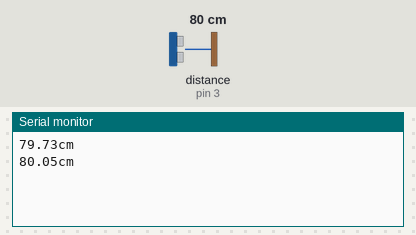
Recording of a sketch running on a simulated Arduino Uno, built with avr-gcc and run on an emulated ATmega328P. Shown: the last lines printed to the serial monitor. Wiring (inferred from the names in the program): ultrasonic range finder: trigger pin 2; echo pin 3. The test bench sets the inputs (shaded band); at power-on: distance to the obstacle (sensor on pin 3) 80 cm. The echo pulse lasts 58.3 µs per cm.

Above: at 1.8 s.
1.9 s: distance to the obstacle (sensor on pin 3) set to 2 cm
At 2.8 s:
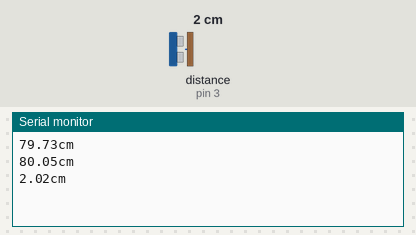
3.4 s: distance to the obstacle (sensor on pin 3) set to 4 cm
At 4.6 s:
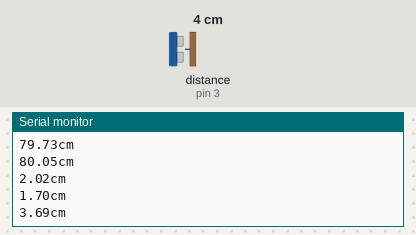
Timing chart, 0 to 6.4 s (numbered marks = the images above; inputs shaded):
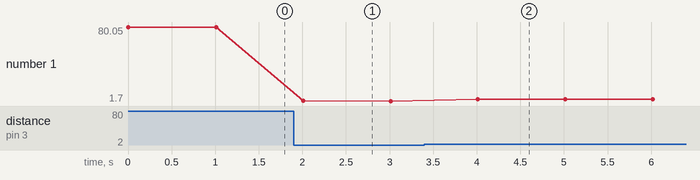

Measured:
- after the input at 1.9 s, the serial monitor: prints a new line after 0.11 s (image 1)
- after the input at 3.4 s, the serial monitor: prints a new line after 0.61 s (image 2)
- plotted number 1: 80.05 → 1.7 after the input at 1.9 s, 1.7 → 3.69 after the input at 3.4 s

The sketch:

ultraso.ino
```cpp
#include <Ultrasonic.h>

#include <EasyUltrasonic.h>

const int PinTrig = 2;
const int PinEcho = 3;

// Constante velocidad sonido en cm/s
const float VelSon = 34320.0;

float distancia;

void setup()
{
  Serial.begin(9600);
  pinMode(PinTrig, OUTPUT);//disparador
  pinMode(PinEcho, INPUT);//receptor
}
void loop()
{
  iniciardisparador();

    unsigned long tiempo = pulseIn(PinEcho, HIGH);

    distancia = tiempo * 0.000001 * VelSon / 2.0;
  Serial.print(distancia);
  Serial.print("cm");
  Serial.println();
  delay(1000);

}

void iniciardisparador()
{
  digitalWrite(PinTrig, LOW);
  delayMicroseconds(2);

  digitalWrite(PinTrig, HIGH);
  delayMicroseconds(10);

  digitalWrite(PinTrig, LOW);
}
```
